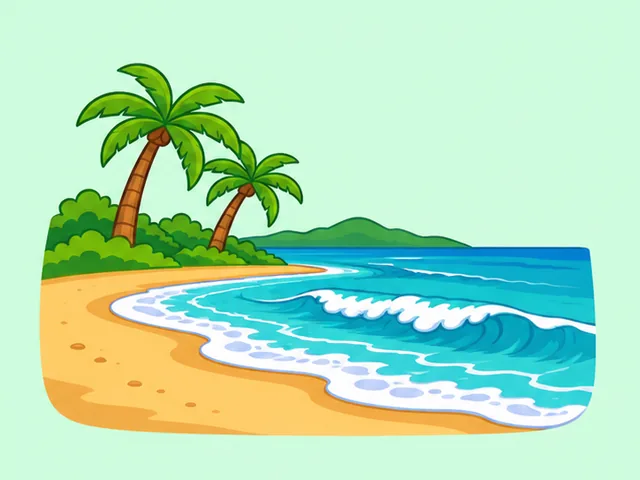
#> input picture tebak-gambar/1bglof-3.webp, 640 x 480 px; its folder holds only this picture in this run
$ python tebakgambar_build.py ../tebak-gambar
#> lines starting #> are read from the running program, lines starting #| are printed output that depends on the picture
#!/usr/bin/env python3
"""Bangun berkas game Tebak Gambar dari gambar sumber (mis. hasil GPT).

Pemakaian:
    python3 tools/tebakgambar_build.py <folder-sumber> [--out tebak-gambar] [--map tebakgambar-map.local.json]

Untuk tiap gambar sumber (.png .jpg .jpeg .webp) dibuat 3 varian WebP:
    <id>-1.webp  buram berat   (petunjuk pertama)
    <id>-2.webp  buram ringan  (petunjuk kedua)
    <id>-3.webp  jelas         (petunjuk ketiga dan reveal)
<id> = 6 karakter acak, TIDAK diturunkan dari nama berkas sumber (repo ini publik).

Berkas pemetaan (--map) berisi nama sumber, id, dan ukuran. Nama sumber bisa
membocorkan jawaban, jadi pemetaan itu JANGAN di-commit (sudah di .gitignore).
Dipakai untuk menulis `content/tebakgambar.json` di repo bot.
"""
import argparse
import json
import secrets
import string
import sys
from pathlib import Path

from PIL import Image, ImageFilter, ImageOps

MAX_SIDE = 640
LIMIT_KB = 100          # target per varian
HARD_LIMIT_KB = 150     # batas keras
ALPHABET = string.ascii_lowercase + string.digits
EXTS = {".png", ".jpg", ".jpeg", ".webp"}


def new_id(taken):
    while True:
        i = "".join(secrets.choice(ALPHABET) for _ in range(6))
        if i not in taken:
            taken.add(i)
            return i


def load(path):
    im = Image.open(path)
    im = ImageOps.exif_transpose(im)
    if im.mode not in ("RGB", "L"):
        bg = Image.new("RGB", im.size, (255, 255, 255))
        rgba = im.convert("RGBA")
        bg.paste(rgba, mask=rgba.split()[3])
        im = bg
    else:
        im = im.convert("RGB")
    im.thumbnail((MAX_SIDE, MAX_SIDE), Image.LANCZOS)
    return im


def blur_heavy(im):
    """Piksel kasar lalu diburamkan: bentuk umum nyaris tidak terbaca."""
    w, h = im.size
    small = im.resize((max(4, w // 28), max(4, h // 28)), Image.BILINEAR)
    return small.resize((w, h), Image.BICUBIC).filter(ImageFilter.GaussianBlur(radius=max(w, h) / 60))


def blur_light(im):
    """Buram sedang: bentuk dan warna terbaca, detail tidak."""
    w, h = im.size
    small = im.resize((max(8, w // 9), max(8, h // 9)), Image.BILINEAR)
    return small.resize((w, h), Image.BICUBIC).filter(ImageFilter.GaussianBlur(radius=max(w, h) / 150))


def save_webp(im, path):
    """Simpan WebP dengan kualitas turun bertahap sampai <= LIMIT_KB."""
    for q in (82, 74, 66, 58, 50, 42, 34):
        im.save(path, "WEBP", quality=q, method=6)
        if path.stat().st_size <= LIMIT_KB * 1024:
            break
    kb = path.stat().st_size / 1024
    if kb > HARD_LIMIT_KB:
        raise SystemExit(f"{path.name}: {kb:.0f} KB melewati batas keras {HARD_LIMIT_KB} KB, kecilkan gambar sumber")
    return kb


def main():
    ap = argparse.ArgumentParser(description=__doc__, formatter_class=argparse.RawDescriptionHelpFormatter)
    ap.add_argument("source", type=Path, help="folder gambar sumber")
    ap.add_argument("--out", type=Path, default=Path("tebak-gambar"), help="folder keluaran (bawaan tebak-gambar)")
    ap.add_argument("--map", type=Path, default=Path("tebakgambar-map.local.json"), help="berkas pemetaan lokal, jangan di-commit")
    a = ap.parse_args()

    if not a.source.is_dir():
        sys.exit(f"folder sumber tidak ada: {a.source}")
    a.out.mkdir(parents=True, exist_ok=True)

    taken = {p.name.split("-")[0] for p in a.out.glob("*-?.webp")}
    mapping = json.loads(a.map.read_text("utf-8")) if a.map.exists() else {}
    done = {m["source"] for m in mapping.values()}

    files = sorted(p for p in a.source.iterdir() if p.suffix.lower() in EXTS)
    if not files:
        sys.exit("tidak ada gambar (.png .jpg .jpeg .webp) di folder sumber")

    for src in files:
        if src.name in done:
            print(f"lewati (sudah dibuat): {src.name}")
            continue
        im = load(src)
#> in load, im is the input picture: PIL image 640x480 RGB; mean R, G, B 176.8, 224.6, 187.8
        sid = new_id(taken)
        sizes = [
            save_webp(blur_heavy(im), a.out / f"{sid}-1.webp"),
            save_webp(blur_light(im), a.out / f"{sid}-2.webp"),
            save_webp(im, a.out / f"{sid}-3.webp"),
        ]
#> in blur_heavy, `small = im.resize((max(4, w // 28), max(4, h // 28)), Image.BILINEAR)`:
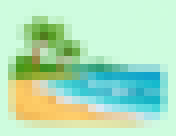
#> small: PIL image 22x17 RGB (shown 8 times larger); mean R, G, B 176.8, 224.5, 187.8
#> in blur_heavy, `return small.resize((w, h), Image.BICUBIC).filter(ImageFilter.Gaussian..`:
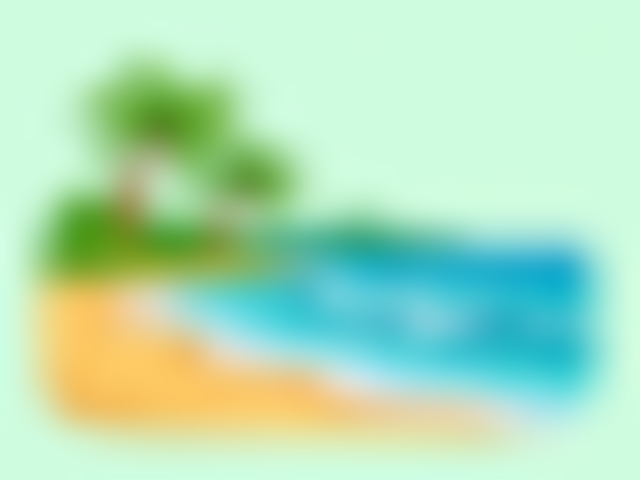
#> returned value: PIL image 640x480 RGB; mean R, G, B 176.8, 224.5, 187.8
#> the loop in save_webp, `for q in (82, 74, 66, 58, 50, 42, 34):` made 1 pass
#> q on pass 1: 82
#> in save_webp, `kb = path.stat().st_size / 1024`: kb = 4.31
#> in blur_light, `w, h = im.size`: w = 640; h = 480
#> in blur_light, `small = im.resize((max(8, w // 9), max(8, h // 9)), Image.BILINEAR)`:
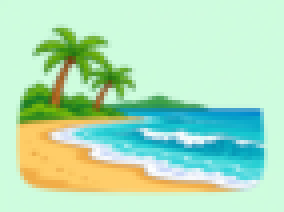
#> small: PIL image 71x53 RGB (shown 4 times larger); mean R, G, B 176.8, 224.6, 187.8
#> in blur_light, `return small.resize((w, h), Image.BICUBIC).filter(ImageFilter.Gaussian..`:
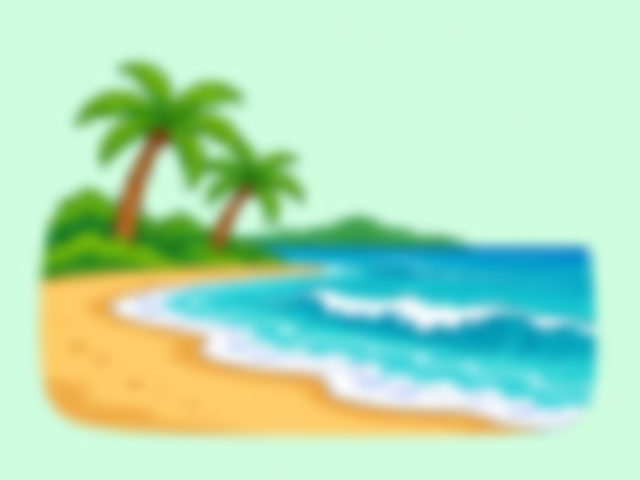
#> returned value: PIL image 640x480 RGB; mean R, G, B 176.8, 224.6, 187.8
#> the loop in save_webp (call 2), `for q in (82, 74, 66, 58, 50, 42, 34):` made 1 pass
#> sizes = [4.31, 6.92, 21.21]
        mapping[sid] = {"source": src.name, "size_kb": [round(s) for s in sizes]}
        print(f"{src.name} -> {sid}  ({' / '.join(f'{s:.0f}KB' for s in sizes)})")
#| 1bglof-3.webp -> tzm5lr  (4KB / 7KB / 21KB)

    a.map.write_text(json.dumps(mapping, ensure_ascii=False, indent=2) + "\n", "utf-8")
    print(f"\nPemetaan lokal: {a.map} (jangan di-commit). Tulis jawaban tiap id di content/tebakgambar.json repo bot.")


if __name__ == "__main__":
    main()

$ run again, on tebak-gambar/2ofb71-1.webp
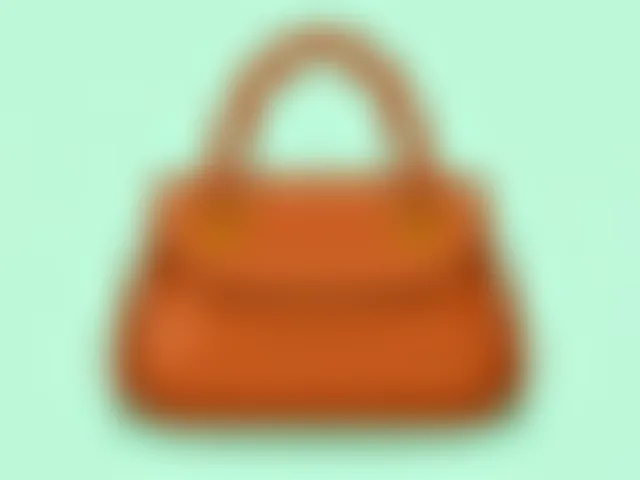
#> input picture tebak-gambar/2ofb71-1.webp, 640 x 480 px
#> in load, im is the input picture: PIL image 640x480 RGB; mean R, G, B 184.4, 191, 150.9
#> in blur_heavy, `small = im.resize((max(4, w // 28), max(4, h // 28)), Image.BILINEAR)`:
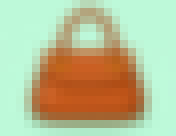
#> small: PIL image 22x17 RGB (shown 8 times larger); mean R, G, B 184.3, 190.9, 150.8
#> in blur_heavy, `return small.resize((w, h), Image.BICUBIC).filter(ImageFilter.Gaussian..`:
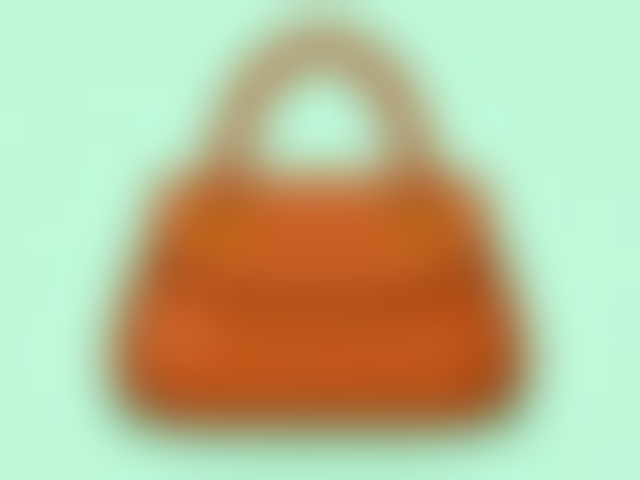
#> returned value: PIL image 640x480 RGB; mean R, G, B 184.4, 191, 150.9
#> the loop in save_webp, `for q in (82, 74, 66, 58, 50, 42, 34):` made 1 pass
#> q on pass 1: 82
#> kb = 3.57
#> in blur_light, `w, h = im.size`: w = 640; h = 480
#> the loop in save_webp (call 2), `for q in (82, 74, 66, 58, 50, 42, 34):` made 1 pass
#> sizes = [3.57, 3.94, 4.13]
#| 2ofb71-1.webp -> w834nf  (4KB / 4KB / 4KB)

$ run again, on tebak-gambar/3pgwz4-2.webp
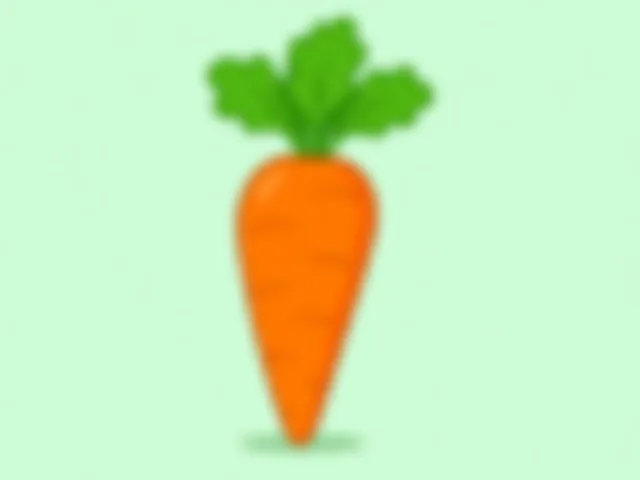
#> input picture tebak-gambar/3pgwz4-2.webp, 640 x 480 px
#> in load, im is the input picture: PIL image 640x480 RGB; mean R, G, B 200.6, 234.9, 183.3
#> in blur_heavy, `return small.resize((w, h), Image.BICUBIC).filter(ImageFilter.Gaussian..`:
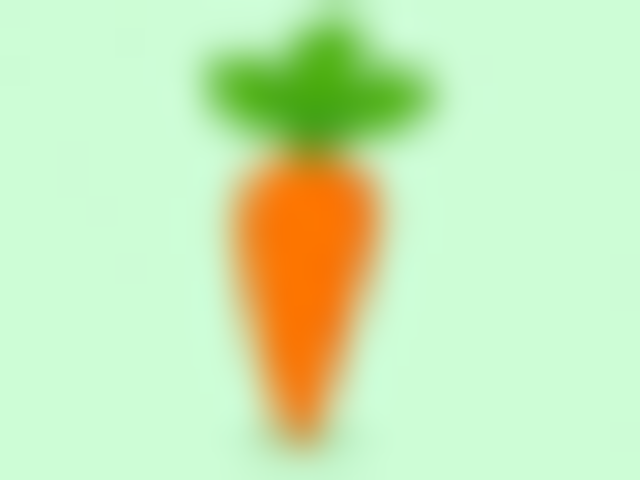
#> returned value: PIL image 640x480 RGB; mean R, G, B 200.6, 234.9, 183.3
#> the loop in save_webp, `for q in (82, 74, 66, 58, 50, 42, 34):` made 1 pass
#> q on pass 1: 82
#> kb = 2.73
#> in blur_light, `w, h = im.size`: w = 640; h = 480
#> in blur_light, `small = im.resize((max(8, w // 9), max(8, h // 9)), Image.BILINEAR)`:
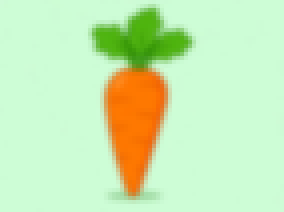
#> small: PIL image 71x53 RGB (shown 4 times larger); mean R, G, B 200.6, 235, 183.3
#> the loop in save_webp (call 2), `for q in (82, 74, 66, 58, 50, 42, 34):` made 1 pass
#> sizes = [2.73, 3.1, 3.28]
#| 3pgwz4-2.webp -> nhqyrc  (3KB / 3KB / 3KB)
